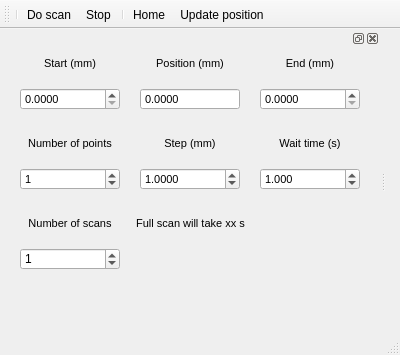
<?xml version="1.0" encoding="UTF-8"?>
<ui version="4.0">
 <class>MainWindow</class>
 <widget class="QMainWindow" name="MainWindow">
  <property name="geometry">
   <rect>
    <x>0</x>
    <y>0</y>
    <width>400</width>
    <height>355</height>
   </rect>
  </property>
  <property name="windowTitle">
   <string>qudi: Delay line</string>
  </property>
  <widget class="QWidget" name="centralwidget"/>
  <widget class="QMenuBar" name="menubar">
   <property name="geometry">
    <rect>
     <x>0</x>
     <y>0</y>
     <width>400</width>
     <height>21</height>
    </rect>
   </property>
  </widget>
  <widget class="QStatusBar" name="statusbar"/>
  <widget class="QToolBar" name="controlToolBar">
   <property name="enabled">
    <bool>true</bool>
   </property>
   <property name="windowTitle">
    <string>Controls</string>
   </property>
   <property name="autoFillBackground">
    <bool>false</bool>
   </property>
   <attribute name="toolBarArea">
    <enum>TopToolBarArea</enum>
   </attribute>
   <attribute name="toolBarBreak">
    <bool>false</bool>
   </attribute>
   <addaction name="separator"/>
   <addaction name="scan_Action"/>
   <addaction name="stop_Action"/>
   <addaction name="separator"/>
   <addaction name="home_Action"/>
   <addaction name="update_Action"/>
  </widget>
  <widget class="QDockWidget" name="dockWidget">
   <property name="minimumSize">
    <size>
     <width>380</width>
     <height>280</height>
    </size>
   </property>
   <attribute name="dockWidgetArea">
    <number>1</number>
   </attribute>
   <widget class="QWidget" name="dockWidgetContents">
    <widget class="QDoubleSpinBox" name="delay_position_mm_doubleSpinBox">
     <property name="geometry">
      <rect>
       <x>140</x>
       <y>40</y>
       <width>100</width>
       <height>22</height>
      </rect>
     </property>
     <property name="minimumSize">
      <size>
       <width>100</width>
       <height>22</height>
      </size>
     </property>
     <property name="font">
      <font>
       <pointsize>8</pointsize>
      </font>
     </property>
     <property name="buttonSymbols">
      <enum>QAbstractSpinBox::NoButtons</enum>
     </property>
     <property name="decimals">
      <number>4</number>
     </property>
     <property name="maximum">
      <double>1000.000000000000000</double>
     </property>
    </widget>
    <widget class="QDoubleSpinBox" name="end_scan_mm_doubleSpinBox">
     <property name="geometry">
      <rect>
       <x>260</x>
       <y>40</y>
       <width>100</width>
       <height>22</height>
      </rect>
     </property>
     <property name="minimumSize">
      <size>
       <width>100</width>
       <height>22</height>
      </size>
     </property>
     <property name="font">
      <font>
       <pointsize>8</pointsize>
      </font>
     </property>
     <property name="readOnly">
      <bool>false</bool>
     </property>
     <property name="decimals">
      <number>4</number>
     </property>
    </widget>
    <widget class="QDoubleSpinBox" name="start_scan_mm_doubleSpinBox">
     <property name="geometry">
      <rect>
       <x>20</x>
       <y>40</y>
       <width>100</width>
       <height>22</height>
      </rect>
     </property>
     <property name="minimumSize">
      <size>
       <width>62</width>
       <height>22</height>
      </size>
     </property>
     <property name="font">
      <font>
       <pointsize>8</pointsize>
      </font>
     </property>
     <property name="readOnly">
      <bool>false</bool>
     </property>
     <property name="decimals">
      <number>4</number>
     </property>
     <property name="maximum">
      <double>1000.000000000000000</double>
     </property>
    </widget>
    <widget class="QDoubleSpinBox" name="step_mm_doubleSpinBox">
     <property name="geometry">
      <rect>
       <x>140</x>
       <y>120</y>
       <width>100</width>
       <height>22</height>
      </rect>
     </property>
     <property name="minimumSize">
      <size>
       <width>100</width>
       <height>22</height>
      </size>
     </property>
     <property name="font">
      <font>
       <pointsize>8</pointsize>
      </font>
     </property>
     <property name="decimals">
      <number>4</number>
     </property>
     <property name="maximum">
      <double>200.000000000000000</double>
     </property>
     <property name="value">
      <double>1.000000000000000</double>
     </property>
    </widget>
    <widget class="QDoubleSpinBox" name="wait_time_s_doubleSpinBox">
     <property name="geometry">
      <rect>
       <x>260</x>
       <y>120</y>
       <width>100</width>
       <height>22</height>
      </rect>
     </property>
     <property name="minimumSize">
      <size>
       <width>100</width>
       <height>22</height>
      </size>
     </property>
     <property name="font">
      <font>
       <pointsize>8</pointsize>
      </font>
     </property>
     <property name="decimals">
      <number>3</number>
     </property>
     <property name="maximum">
      <double>60.000000000000000</double>
     </property>
     <property name="value">
      <double>1.000000000000000</double>
     </property>
    </widget>
    <widget class="QSpinBox" name="number_points_spinBox">
     <property name="geometry">
      <rect>
       <x>20</x>
       <y>120</y>
       <width>100</width>
       <height>22</height>
      </rect>
     </property>
     <property name="minimumSize">
      <size>
       <width>100</width>
       <height>22</height>
      </size>
     </property>
     <property name="font">
      <font>
       <pointsize>8</pointsize>
      </font>
     </property>
     <property name="value">
      <number>1</number>
     </property>
    </widget>
    <widget class="QLabel" name="start_scan_mm_label">
     <property name="geometry">
      <rect>
       <x>20</x>
       <y>0</y>
       <width>100</width>
       <height>31</height>
      </rect>
     </property>
     <property name="font">
      <font>
       <pointsize>8</pointsize>
      </font>
     </property>
     <property name="text">
      <string>Start (mm)</string>
     </property>
     <property name="alignment">
      <set>Qt::AlignCenter</set>
     </property>
    </widget>
    <widget class="QLabel" name="delay_position_mm_label">
     <property name="geometry">
      <rect>
       <x>140</x>
       <y>0</y>
       <width>100</width>
       <height>31</height>
      </rect>
     </property>
     <property name="font">
      <font>
       <pointsize>8</pointsize>
      </font>
     </property>
     <property name="text">
      <string>Position (mm)</string>
     </property>
     <property name="alignment">
      <set>Qt::AlignCenter</set>
     </property>
    </widget>
    <widget class="QLabel" name="end_scan_mm_label">
     <property name="geometry">
      <rect>
       <x>260</x>
       <y>0</y>
       <width>100</width>
       <height>31</height>
      </rect>
     </property>
     <property name="font">
      <font>
       <pointsize>8</pointsize>
      </font>
     </property>
     <property name="text">
      <string>End (mm)</string>
     </property>
     <property name="alignment">
      <set>Qt::AlignCenter</set>
     </property>
    </widget>
    <widget class="QLabel" name="number_points_spinBox_label">
     <property name="geometry">
      <rect>
       <x>20</x>
       <y>80</y>
       <width>100</width>
       <height>31</height>
      </rect>
     </property>
     <property name="font">
      <font>
       <pointsize>8</pointsize>
      </font>
     </property>
     <property name="text">
      <string>Number of points</string>
     </property>
     <property name="alignment">
      <set>Qt::AlignCenter</set>
     </property>
    </widget>
    <widget class="QLabel" name="step_mm_doubleSpinBox_label">
     <property name="geometry">
      <rect>
       <x>140</x>
       <y>80</y>
       <width>100</width>
       <height>31</height>
      </rect>
     </property>
     <property name="font">
      <font>
       <pointsize>8</pointsize>
      </font>
     </property>
     <property name="text">
      <string>Step (mm)</string>
     </property>
     <property name="alignment">
      <set>Qt::AlignCenter</set>
     </property>
    </widget>
    <widget class="QLabel" name="wait_time_s_label">
     <property name="geometry">
      <rect>
       <x>260</x>
       <y>80</y>
       <width>100</width>
       <height>31</height>
      </rect>
     </property>
     <property name="font">
      <font>
       <pointsize>8</pointsize>
      </font>
     </property>
     <property name="text">
      <string>Wait time (s)</string>
     </property>
     <property name="alignment">
      <set>Qt::AlignCenter</set>
     </property>
    </widget>
    <widget class="QLabel" name="number_of_scans_label">
     <property name="geometry">
      <rect>
       <x>20</x>
       <y>160</y>
       <width>100</width>
       <height>31</height>
      </rect>
     </property>
     <property name="font">
      <font>
       <pointsize>8</pointsize>
      </font>
     </property>
     <property name="text">
      <string>Number of scans</string>
     </property>
     <property name="alignment">
      <set>Qt::AlignCenter</set>
     </property>
    </widget>
    <widget class="QSpinBox" name="number_scans_spinBox">
     <property name="geometry">
      <rect>
       <x>20</x>
       <y>200</y>
       <width>100</width>
       <height>22</height>
      </rect>
     </property>
     <property name="minimumSize">
      <size>
       <width>100</width>
       <height>22</height>
      </size>
     </property>
     <property name="value">
      <number>1</number>
     </property>
    </widget>
    <widget class="QLabel" name="full_time_scan_label">
     <property name="geometry">
      <rect>
       <x>130</x>
       <y>160</y>
       <width>121</width>
       <height>31</height>
      </rect>
     </property>
     <property name="font">
      <font>
       <pointsize>8</pointsize>
      </font>
     </property>
     <property name="text">
      <string>Full scan will take xx s</string>
     </property>
     <property name="alignment">
      <set>Qt::AlignCenter</set>
     </property>
    </widget>
   </widget>
  </widget>
  <action name="home_Action">
   <property name="checkable">
    <bool>false</bool>
   </property>
   <property name="checked">
    <bool>false</bool>
   </property>
   <property name="icon">
    <iconset>
     <normaloff>../../artwork/icons/qudiTheme/22x22/goto-poi.png</normaloff>../../artwork/icons/qudiTheme/22x22/goto-poi.png</iconset>
   </property>
   <property name="text">
    <string>Home</string>
   </property>
   <property name="toolTip">
    <string>Homes the delay line by moving it forward and then back to zero</string>
   </property>
   <property name="iconVisibleInMenu">
    <bool>true</bool>
   </property>
  </action>
  <action name="update_Action">
   <property name="icon">
    <iconset>
     <normaloff>../../artwork/icons/oxygen/22x22/view-refresh.png</normaloff>../../artwork/icons/oxygen/22x22/view-refresh.png</iconset>
   </property>
   <property name="text">
    <string>Update position</string>
   </property>
  </action>
  <action name="scan_Action">
   <property name="icon">
    <iconset>
     <normaloff>../../artwork/icons/qudiTheme/22x22/start-counter.png</normaloff>../../artwork/icons/qudiTheme/22x22/start-counter.png</iconset>
   </property>
   <property name="text">
    <string>Do scan</string>
   </property>
   <property name="toolTip">
    <string>Performs requested scan from start to end</string>
   </property>
  </action>
  <action name="stop_Action">
   <property name="icon">
    <iconset>
     <normaloff>../../artwork/icons/qudiTheme/22x22/stop-counter.png</normaloff>../../artwork/icons/qudiTheme/22x22/stop-counter.png</iconset>
   </property>
   <property name="text">
    <string>Stop</string>
   </property>
   <property name="toolTip">
    <string>Stops scan without saving anything</string>
   </property>
  </action>
 </widget>
 <resources/>
 <connections/>
</ui>
